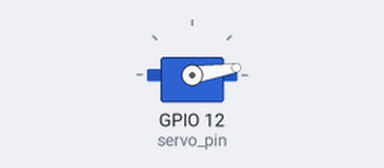
Simulated run of this program. Board: Raspberry Pi (BCM pin numbers). On the bench: servo. Servo angles are drawn from the pulse width (0.5 ms = 0°, 2.5 ms = 180°).

Above: at 0.05 s.
At 2.0 s:
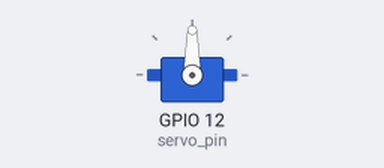
At 3.0 s:
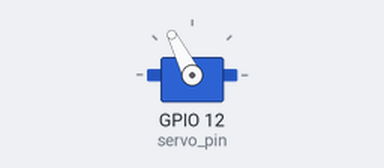
At 4.0 s:
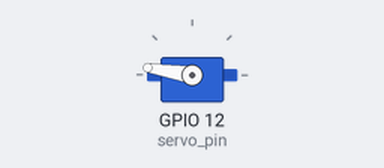
Timing chart, 0 to 5.2 s (numbered marks = the images above):
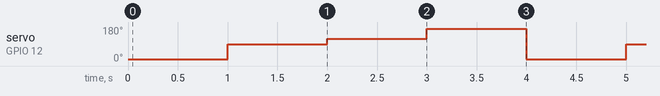

Measured:
- by itself, servo on GPIO 12 (servo_pin): repeats every 4.0 s: 117° 1.0 s, 171° 1.0 s, 9° 1.0 s, 90° 1.0 s

The program:

servormotor2.py
```python
#
#      공대선배 라즈베리파이썬 #8-1 서보모터 제어
#      youtube 바로가기: https://www.youtube.com/c/공대선배
#      시간별로 서보모터의 팔을 움직이는 코드
#

import RPi.GPIO as GPIO     # 라즈베리파이 GPIO 관련 모듈을 불러옴
from time import sleep      #time 라이브러리의 sleep함수 사용

GPIO.setmode(GPIO.BCM)      # GPIO 핀들의 번호를 지정하는 규칙 설정

### 이부분은 아두이노 코딩의 setup()에 해당합니다
servo_pin = 12                   # 서보핀은 라즈베리파이 GPIO 12번핀으로

GPIO.setup(servo_pin, GPIO.OUT)  # 서보핀을 출력으로 설정
servo = GPIO.PWM(servo_pin, 50)  # 서보핀을 PWM 모드 50Hz로 사용
servo.start(0)  # 서보모터의 초기값을 0으로 설정

servo_min_duty = 3               # 최소 듀티비를 3으로
servo_max_duty = 12              # 최대 듀티비를 12로

def set_servo_degree(degree):    # 각도를 입력하면 듀티비를 알아서 설정해주는 함수
    # 각도는 최소0, 최대 180으로 설정
    if degree > 180:
        degree = 180
    elif degree < 0:
        degree = 0

    # 입력한 각도(degree)를 듀티비로 환산하는 식
    duty = servo_min_duty+(degree*(servo_max_duty-servo_min_duty)/180.0)
    # 환산한 듀티비를 서보모터에 전달
    servo.ChangeDutyCycle(duty)

### 이부분은 아두이노 코딩의 loop()에 해당합니다
try:                                    # 이 try 안의 구문을 먼저 수행하고
    while True:                         # 무한루프 시작: 아두이노의 loop()와 같음
        set_servo_degree(0)             # 서보모터의 각도를 0도로
        sleep(1)                        # 1초간 대기
        set_servo_degree(90)
        sleep(1)
        set_servo_degree(120)
        sleep(1)
        set_servo_degree(180)
        sleep(1)

### 이부분은 반드시 추가해주셔야 합니다.
finally:                                # try 구문이 종료되면
    GPIO.cleanup()                      # GPIO 핀들을 초기화
```
